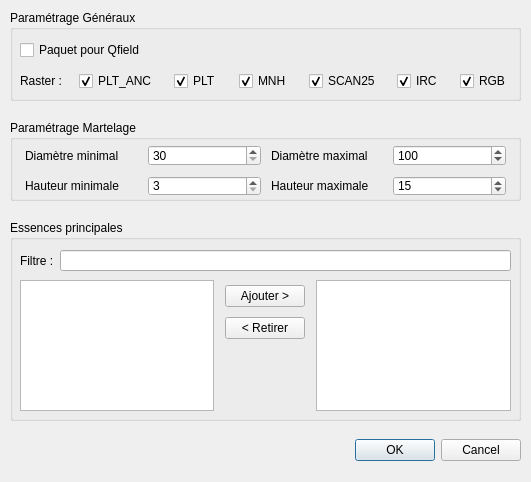
<?xml version="1.0" encoding="UTF-8"?>
<ui version="4.0">
 <class>TreeMarkingCreateDialog</class>
 <widget class="QDialog" name="TreeMarkingCreateDialog">
  <property name="geometry">
   <rect>
    <x>0</x>
    <y>0</y>
    <width>531</width>
    <height>482</height>
   </rect>
  </property>
  <property name="windowTitle">
   <string>Martelage</string>
  </property>
  <widget class="QGroupBox" name="groupBox_2">
   <property name="geometry">
    <rect>
     <x>10</x>
     <y>220</y>
     <width>511</width>
     <height>201</height>
    </rect>
   </property>
   <property name="title">
    <string>Essences principales</string>
   </property>
   <widget class="QWidget" name="gridLayoutWidget_5">
    <property name="geometry">
     <rect>
      <x>10</x>
      <y>60</y>
      <width>491</width>
      <height>131</height>
     </rect>
    </property>
    <layout class="QGridLayout" name="gridLayout_6">
     <item row="0" column="2">
      <widget class="QListWidget" name="lw_selected_species"/>
     </item>
     <item row="0" column="1">
      <layout class="QGridLayout" name="gridLayout_5">
       <property name="leftMargin">
        <number>5</number>
       </property>
       <property name="topMargin">
        <number>5</number>
       </property>
       <property name="rightMargin">
        <number>5</number>
       </property>
       <property name="bottomMargin">
        <number>5</number>
       </property>
       <property name="spacing">
        <number>10</number>
       </property>
       <item row="1" column="0">
        <widget class="QPushButton" name="pb_remove_species">
         <property name="text">
          <string>&lt; Retirer</string>
         </property>
        </widget>
       </item>
       <item row="2" column="0">
        <spacer name="verticalSpacer">
         <property name="orientation">
          <enum>Qt::Vertical</enum>
         </property>
         <property name="sizeHint" stdset="0">
          <size>
           <width>20</width>
           <height>40</height>
          </size>
         </property>
        </spacer>
       </item>
       <item row="0" column="0">
        <widget class="QPushButton" name="pb_add_species">
         <property name="text">
          <string>Ajouter &gt;</string>
         </property>
        </widget>
       </item>
      </layout>
     </item>
     <item row="0" column="0">
      <widget class="QListWidget" name="lw_species"/>
     </item>
    </layout>
   </widget>
   <widget class="QWidget" name="horizontalLayoutWidget_2">
    <property name="geometry">
     <rect>
      <x>10</x>
      <y>30</y>
      <width>491</width>
      <height>21</height>
     </rect>
    </property>
    <layout class="QHBoxLayout" name="horizontalLayout_4">
     <item>
      <widget class="QLabel" name="label_layers_11">
       <property name="text">
        <string>Filtre :</string>
       </property>
      </widget>
     </item>
     <item>
      <widget class="QLineEdit" name="le_filter_species">
       <property name="placeholderText">
        <string extracomment="CHE..."/>
       </property>
      </widget>
     </item>
    </layout>
   </widget>
  </widget>
  <widget class="QGroupBox" name="groupBox_3">
   <property name="geometry">
    <rect>
     <x>10</x>
     <y>120</y>
     <width>511</width>
     <height>81</height>
    </rect>
   </property>
   <property name="title">
    <string>Paramétrage Martelage</string>
   </property>
   <widget class="QWidget" name="gridLayoutWidget_3">
    <property name="geometry">
     <rect>
      <x>10</x>
      <y>20</y>
      <width>491</width>
      <height>61</height>
     </rect>
    </property>
    <layout class="QGridLayout" name="gridLayout_4" rowstretch="0,0">
     <property name="leftMargin">
      <number>5</number>
     </property>
     <property name="topMargin">
      <number>5</number>
     </property>
     <property name="rightMargin">
      <number>5</number>
     </property>
     <property name="bottomMargin">
      <number>5</number>
     </property>
     <property name="spacing">
      <number>10</number>
     </property>
     <item row="0" column="3">
      <widget class="QLabel" name="label_layers_8">
       <property name="text">
        <string>Diamètre maximal</string>
       </property>
      </widget>
     </item>
     <item row="0" column="2">
      <widget class="QSpinBox" name="sp_dmin">
       <property name="minimum">
        <number>30</number>
       </property>
       <property name="maximum">
        <number>200</number>
       </property>
       <property name="singleStep">
        <number>5</number>
       </property>
      </widget>
     </item>
     <item row="0" column="1">
      <widget class="QLabel" name="label_layers_7">
       <property name="text">
        <string>Diamètre minimal</string>
       </property>
      </widget>
     </item>
     <item row="0" column="4">
      <widget class="QSpinBox" name="sp_dmax">
       <property name="minimum">
        <number>15</number>
       </property>
       <property name="maximum">
        <number>200</number>
       </property>
       <property name="singleStep">
        <number>5</number>
       </property>
       <property name="value">
        <number>100</number>
       </property>
      </widget>
     </item>
     <item row="1" column="1">
      <widget class="QLabel" name="label_layers_9">
       <property name="text">
        <string>Hauteur minimale</string>
       </property>
      </widget>
     </item>
     <item row="1" column="2">
      <widget class="QSpinBox" name="sp_hmin">
       <property name="minimum">
        <number>3</number>
       </property>
       <property name="maximum">
        <number>50</number>
       </property>
      </widget>
     </item>
     <item row="1" column="3">
      <widget class="QLabel" name="label_layers_10">
       <property name="text">
        <string>Hauteur maximale</string>
       </property>
      </widget>
     </item>
     <item row="1" column="4">
      <widget class="QSpinBox" name="sp_hmax">
       <property name="minimum">
        <number>3</number>
       </property>
       <property name="maximum">
        <number>50</number>
       </property>
       <property name="value">
        <number>15</number>
       </property>
      </widget>
     </item>
    </layout>
   </widget>
  </widget>
  <widget class="QGroupBox" name="groupBox">
   <property name="geometry">
    <rect>
     <x>10</x>
     <y>10</y>
     <width>511</width>
     <height>91</height>
    </rect>
   </property>
   <property name="title">
    <string>Paramétrage Généraux</string>
   </property>
   <widget class="QWidget" name="verticalLayoutWidget">
    <property name="geometry">
     <rect>
      <x>10</x>
      <y>20</y>
      <width>491</width>
      <height>61</height>
     </rect>
    </property>
    <layout class="QVBoxLayout" name="verticalLayout">
     <property name="spacing">
      <number>0</number>
     </property>
     <item>
      <layout class="QHBoxLayout" name="horizontalLayout_3">
       <item>
        <widget class="QCheckBox" name="cb_package_for_qfield">
         <property name="toolTip">
          <string extracomment="Lorsque la case est cochée, le projet est empaqueté pour QField, compressé en ZIP et déposé dans le répertoire de sortie"/>
         </property>
         <property name="statusTip">
          <string/>
         </property>
         <property name="text">
          <string>Paquet pour Qfield</string>
         </property>
         <property name="checked">
          <bool>false</bool>
         </property>
        </widget>
       </item>
       <item>
        <widget class="QgsFileWidget" name="fw_outdir">
         <property name="enabled">
          <bool>false</bool>
         </property>
         <property name="toolTip">
          <string/>
         </property>
         <property name="options">
          <set>QFileDialog::ReadOnly|QFileDialog::ShowDirsOnly</set>
         </property>
        </widget>
       </item>
      </layout>
     </item>
     <item>
      <layout class="QHBoxLayout" name="horizontalLayout_2" stretch="0,0,0,0,0,0,0,0,0,0,0,0,0">
       <property name="spacing">
        <number>12</number>
       </property>
       <property name="sizeConstraint">
        <enum>QLayout::SetNoConstraint</enum>
       </property>
       <item>
        <widget class="QLabel" name="label_layers_3">
         <property name="sizePolicy">
          <sizepolicy hsizetype="Fixed" vsizetype="Preferred">
           <horstretch>0</horstretch>
           <verstretch>0</verstretch>
          </sizepolicy>
         </property>
         <property name="text">
          <string>Raster :</string>
         </property>
        </widget>
       </item>
       <item>
        <spacer name="horizontalSpacer_2">
         <property name="orientation">
          <enum>Qt::Horizontal</enum>
         </property>
         <property name="sizeHint" stdset="0">
          <size>
           <width>40</width>
           <height>20</height>
          </size>
         </property>
        </spacer>
       </item>
       <item>
        <widget class="QCheckBox" name="cb_plt_anc">
         <property name="sizePolicy">
          <sizepolicy hsizetype="Maximum" vsizetype="Fixed">
           <horstretch>0</horstretch>
           <verstretch>0</verstretch>
          </sizepolicy>
         </property>
         <property name="text">
          <string>PLT_ANC</string>
         </property>
         <property name="checked">
          <bool>true</bool>
         </property>
        </widget>
       </item>
       <item>
        <spacer name="horizontalSpacer_7">
         <property name="orientation">
          <enum>Qt::Horizontal</enum>
         </property>
         <property name="sizeHint" stdset="0">
          <size>
           <width>40</width>
           <height>20</height>
          </size>
         </property>
        </spacer>
       </item>
       <item>
        <widget class="QCheckBox" name="cb_plt">
         <property name="sizePolicy">
          <sizepolicy hsizetype="Maximum" vsizetype="Fixed">
           <horstretch>0</horstretch>
           <verstretch>0</verstretch>
          </sizepolicy>
         </property>
         <property name="text">
          <string>PLT</string>
         </property>
         <property name="checked">
          <bool>true</bool>
         </property>
        </widget>
       </item>
       <item>
        <spacer name="horizontalSpacer_6">
         <property name="orientation">
          <enum>Qt::Horizontal</enum>
         </property>
         <property name="sizeHint" stdset="0">
          <size>
           <width>40</width>
           <height>20</height>
          </size>
         </property>
        </spacer>
       </item>
       <item>
        <widget class="QCheckBox" name="cb_mnh">
         <property name="sizePolicy">
          <sizepolicy hsizetype="Maximum" vsizetype="Fixed">
           <horstretch>0</horstretch>
           <verstretch>0</verstretch>
          </sizepolicy>
         </property>
         <property name="text">
          <string>MNH</string>
         </property>
         <property name="checked">
          <bool>true</bool>
         </property>
        </widget>
       </item>
       <item>
        <spacer name="horizontalSpacer_5">
         <property name="orientation">
          <enum>Qt::Horizontal</enum>
         </property>
         <property name="sizeHint" stdset="0">
          <size>
           <width>40</width>
           <height>20</height>
          </size>
         </property>
        </spacer>
       </item>
       <item>
        <widget class="QCheckBox" name="cb_scan25">
         <property name="sizePolicy">
          <sizepolicy hsizetype="Maximum" vsizetype="Fixed">
           <horstretch>0</horstretch>
           <verstretch>0</verstretch>
          </sizepolicy>
         </property>
         <property name="text">
          <string>SCAN25</string>
         </property>
         <property name="checked">
          <bool>true</bool>
         </property>
        </widget>
       </item>
       <item>
        <spacer name="horizontalSpacer_4">
         <property name="orientation">
          <enum>Qt::Horizontal</enum>
         </property>
         <property name="sizeHint" stdset="0">
          <size>
           <width>40</width>
           <height>20</height>
          </size>
         </property>
        </spacer>
       </item>
       <item>
        <widget class="QCheckBox" name="cb_irc">
         <property name="sizePolicy">
          <sizepolicy hsizetype="Maximum" vsizetype="Fixed">
           <horstretch>0</horstretch>
           <verstretch>0</verstretch>
          </sizepolicy>
         </property>
         <property name="text">
          <string>IRC</string>
         </property>
         <property name="checked">
          <bool>true</bool>
         </property>
        </widget>
       </item>
       <item>
        <spacer name="horizontalSpacer_3">
         <property name="orientation">
          <enum>Qt::Horizontal</enum>
         </property>
         <property name="sizeHint" stdset="0">
          <size>
           <width>40</width>
           <height>20</height>
          </size>
         </property>
        </spacer>
       </item>
       <item>
        <widget class="QCheckBox" name="cb_rgb">
         <property name="sizePolicy">
          <sizepolicy hsizetype="Maximum" vsizetype="Fixed">
           <horstretch>0</horstretch>
           <verstretch>0</verstretch>
          </sizepolicy>
         </property>
         <property name="text">
          <string>RGB</string>
         </property>
         <property name="checked">
          <bool>true</bool>
         </property>
        </widget>
       </item>
      </layout>
     </item>
    </layout>
   </widget>
  </widget>
  <widget class="QWidget" name="horizontalLayoutWidget">
   <property name="geometry">
    <rect>
     <x>10</x>
     <y>430</y>
     <width>511</width>
     <height>41</height>
    </rect>
   </property>
   <layout class="QHBoxLayout" name="horizontalLayout">
    <item>
     <spacer name="horizontalSpacer">
      <property name="orientation">
       <enum>Qt::Horizontal</enum>
      </property>
      <property name="sizeHint" stdset="0">
       <size>
        <width>40</width>
        <height>20</height>
       </size>
      </property>
     </spacer>
    </item>
    <item>
     <widget class="QDialogButtonBox" name="buttonBox">
      <property name="orientation">
       <enum>Qt::Horizontal</enum>
      </property>
      <property name="standardButtons">
       <set>QDialogButtonBox::Cancel|QDialogButtonBox::Ok</set>
      </property>
     </widget>
    </item>
   </layout>
  </widget>
 </widget>
 <customwidgets>
  <customwidget>
   <class>QgsFileWidget</class>
   <extends>QWidget</extends>
   <header>qgsfilewidget.h</header>
  </customwidget>
 </customwidgets>
 <resources/>
 <connections>
  <connection>
   <sender>buttonBox</sender>
   <signal>accepted()</signal>
   <receiver>TreeMarkingCreateDialog</receiver>
   <slot>accept()</slot>
   <hints>
    <hint type="sourcelabel">
     <x>248</x>
     <y>254</y>
    </hint>
    <hint type="destinationlabel">
     <x>157</x>
     <y>274</y>
    </hint>
   </hints>
  </connection>
  <connection>
   <sender>buttonBox</sender>
   <signal>rejected()</signal>
   <receiver>TreeMarkingCreateDialog</receiver>
   <slot>reject()</slot>
   <hints>
    <hint type="sourcelabel">
     <x>316</x>
     <y>260</y>
    </hint>
    <hint type="destinationlabel">
     <x>286</x>
     <y>274</y>
    </hint>
   </hints>
  </connection>
 </connections>
</ui>
